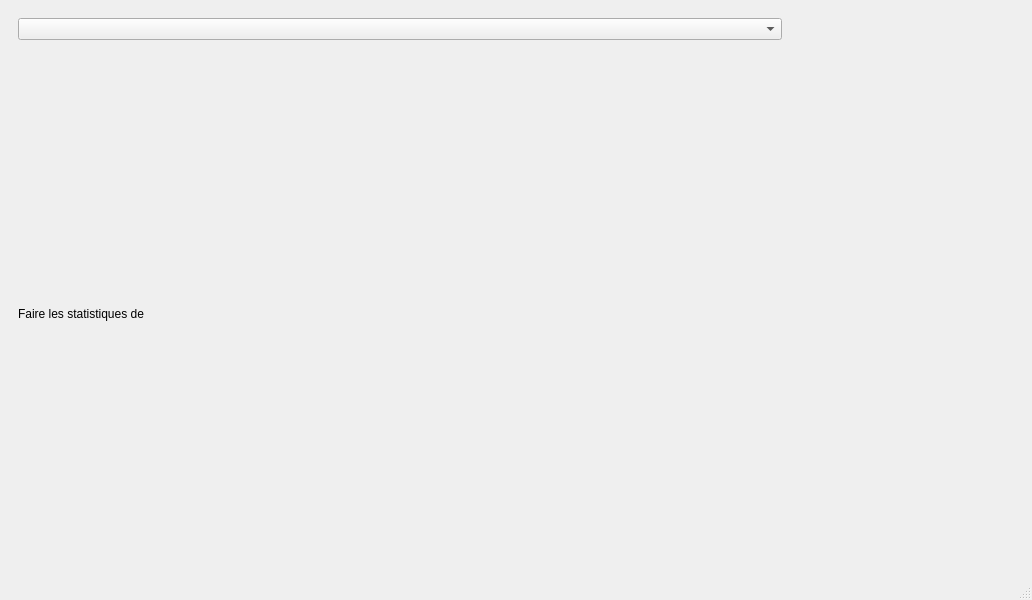
<?xml version="1.0" encoding="UTF-8"?>
<ui version="4.0">
 <class>Stocks</class>
 <widget class="QMainWindow" name="Stocks">
  <property name="geometry">
   <rect>
    <x>0</x>
    <y>0</y>
    <width>1032</width>
    <height>600</height>
   </rect>
  </property>
  <property name="windowTitle">
   <string>MainWindow</string>
  </property>
  <widget class="QWidget" name="centralwidget">
   <widget class="QStackedWidget" name="metiersStock">
    <property name="geometry">
     <rect>
      <x>0</x>
      <y>0</y>
      <width>800</width>
      <height>600</height>
     </rect>
    </property>
    <property name="currentIndex">
     <number>2</number>
    </property>
    <widget class="QWidget" name="ajoutStock">
     <layout class="QVBoxLayout" name="verticalLayout">
      <item>
       <layout class="QFormLayout" name="ajoutLayout">
        <item row="0" column="0">
         <widget class="QLabel" name="label_saiCategorie">
          <property name="text">
           <string>Catégorie</string>
          </property>
         </widget>
        </item>
        <item row="0" column="1">
         <widget class="QComboBox" name="SaiCategorie"/>
        </item>
        <item row="1" column="0">
         <widget class="QLabel" name="label_saiDescription">
          <property name="text">
           <string>Description</string>
          </property>
         </widget>
        </item>
        <item row="1" column="1">
         <widget class="QPlainTextEdit" name="SaiDescription"/>
        </item>
        <item row="2" column="0">
         <widget class="QLabel" name="label_saiDateAjout">
          <property name="text">
           <string>Date d'ajout</string>
          </property>
         </widget>
        </item>
        <item row="2" column="1">
         <widget class="QDateEdit" name="SaiDateAjout"/>
        </item>
        <item row="3" column="0">
         <widget class="QLabel" name="label_saiDateMAJ">
          <property name="text">
           <string>Date mise à jour</string>
          </property>
         </widget>
        </item>
        <item row="3" column="1">
         <widget class="QDateEdit" name="SaiDateMAJ"/>
        </item>
        <item row="4" column="0">
         <widget class="QLabel" name="label_saiQuantite">
          <property name="text">
           <string>Quantité (KG)</string>
          </property>
         </widget>
        </item>
        <item row="4" column="1">
         <widget class="QLineEdit" name="SaiQuantite"/>
        </item>
        <item row="5" column="0">
         <widget class="QLabel" name="label_saiQualite">
          <property name="text">
           <string>Qualité</string>
          </property>
         </widget>
        </item>
        <item row="5" column="1">
         <widget class="QComboBox" name="SaiQualite"/>
        </item>
        <item row="6" column="1">
         <widget class="QPushButton" name="ConAjout">
          <property name="text">
           <string>Ajouter</string>
          </property>
         </widget>
        </item>
       </layout>
      </item>
     </layout>
    </widget>
    <widget class="QWidget" name="consulterStock">
     <layout class="QVBoxLayout" name="consulterLayout">
      <item>
       <layout class="QHBoxLayout" name="searchLayout">
        <item>
         <widget class="QLineEdit" name="SaiRecherche">
          <property name="placeholderText">
           <string>Rechercher...</string>
          </property>
         </widget>
        </item>
        <item>
         <widget class="QComboBox" name="Trier">
          <property name="placeholderText">
           <string>Tri</string>
          </property>
         </widget>
        </item>
       </layout>
      </item>
      <item>
       <widget class="QTableWidget" name="ListeStock"/>
      </item>
      <item>
       <layout class="QHBoxLayout" name="exportLayout">
        <item>
         <spacer name="horizontalSpacer">
          <property name="orientation">
           <enum>Qt::Orientation::Horizontal</enum>
          </property>
          <property name="sizeHint" stdset="0">
           <size>
            <width>40</width>
            <height>20</height>
           </size>
          </property>
         </spacer>
        </item>
        <item>
         <widget class="QPushButton" name="exporterListeStock">
          <property name="text">
           <string>Exporter PDF</string>
          </property>
         </widget>
        </item>
       </layout>
      </item>
     </layout>
    </widget>
    <widget class="QWidget" name="statStock">
     <layout class="QVBoxLayout" name="statLayout">
      <item>
       <widget class="QWidget" name="chartStatusContainer" native="true">
        <layout class="QVBoxLayout" name="containerLayout">
         <item>
          <widget class="QComboBox" name="X"/>
         </item>
         <item>
          <widget class="QLabel" name="FaireLesStat">
           <property name="text">
            <string>Faire les statistiques de</string>
           </property>
          </widget>
         </item>
        </layout>
       </widget>
      </item>
     </layout>
    </widget>
    <widget class="QWidget" name="metiersavancesstock">
     <widget class="QWidget" name="layoutWidget">
      <property name="geometry">
       <rect>
        <x>190</x>
        <y>140</y>
        <width>684</width>
        <height>165</height>
       </rect>
      </property>
      <layout class="QHBoxLayout" name="advancedButtonsLayout">
       <item>
        <widget class="QPushButton" name="PredictOutput">
         <property name="text">
          <string>Prédiction Output</string>
         </property>
        </widget>
       </item>
       <item>
        <widget class="QPushButton" name="OptimiserReappro">
         <property name="text">
          <string>Optimiser Réapprovisionnement</string>
         </property>
        </widget>
       </item>
       <item>
        <widget class="QPushButton" name="PredictDechet">
         <property name="text">
          <string>Prédiction Déchet</string>
         </property>
        </widget>
       </item>
       <item>
        <spacer name="horizontalSpacer_advanced">
         <property name="orientation">
          <enum>Qt::Orientation::Horizontal</enum>
         </property>
         <property name="sizeHint" stdset="0">
          <size>
           <width>40</width>
           <height>20</height>
          </size>
         </property>
        </spacer>
       </item>
      </layout>
     </widget>
     <widget class="QLabel" name="label">
      <property name="geometry">
       <rect>
        <x>320</x>
        <y>30</y>
        <width>411</width>
        <height>41</height>
       </rect>
      </property>
      <property name="font">
       <font>
        <family>HP Simplified</family>
        <pointsize>15</pointsize>
       </font>
      </property>
      <property name="text">
       <string>Bienvenue dans la page des métiers avancées</string>
      </property>
     </widget>
    </widget>
   </widget>
  </widget>
  <widget class="QMenuBar" name="menubar">
   <property name="geometry">
    <rect>
     <x>0</x>
     <y>0</y>
     <width>1032</width>
     <height>21</height>
    </rect>
   </property>
  </widget>
  <widget class="QStatusBar" name="statusbar"/>
 </widget>
 <resources/>
 <connections/>
</ui>
